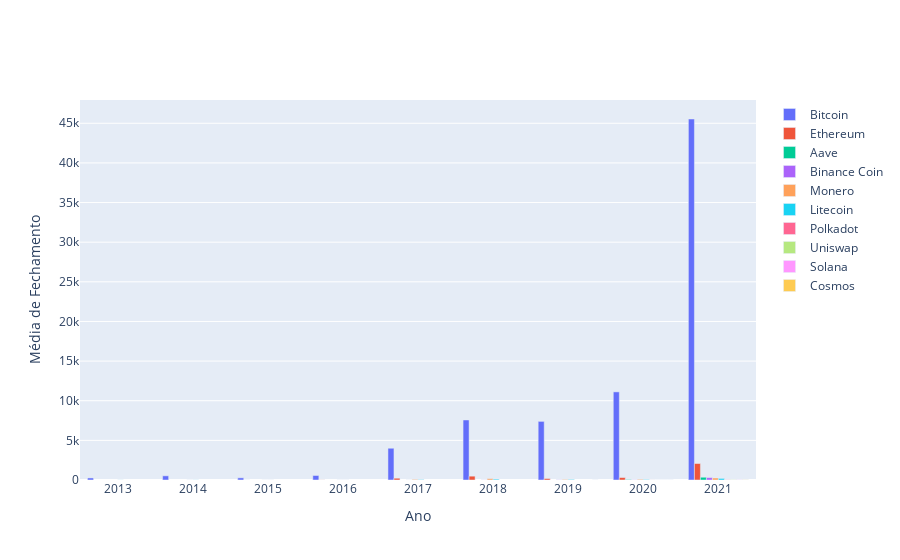

Notebook code cell kept with this figure:
### Code cell
# Converter a coluna 'Data' para o tipo datetime
criptocopy['Data'] = pd.to_datetime(criptocopy['Data'])

# Calcular o ano a partir da data
criptocopy['Ano'] = criptocopy['Data'].dt.year

# Calcular a média de fechamento para cada moeda por ano
media_fechamento = criptocopy.groupby(['Moeda', 'Ano'], sort=False)['Fechamento'].mean().reset_index()

# Ordenar o DataFrame pela coluna 'Fechamento' em ordem decrescente
media_fechamento = media_fechamento.sort_values(by='Fechamento', ascending=False)

# Criar o gráfico de barras
fig = go.Figure()

for moeda in media_fechamento['Moeda'].unique():
    data_moeda = media_fechamento[media_fechamento['Moeda'] == moeda]
    
    fig.add_trace(go.Bar(
        x=data_moeda['Ano'],
        y=data_moeda['Fechamento'],
        name=f'{moeda}'
    ))

# Definir os títulos dos eixos
fig.update_layout(
    xaxis_title='Ano',
    yaxis_title='Média de Fechamento'
)

# Exibir o gráfico
fig.show()

### Figure 1 — Plotly figure (JSON) as saved in the notebook; plotly's stock layout.template omitted (floating-point values rounded to 4 significant figures)
{"data": [{"name": "Bitcoin", "type": "bar", "x": [2021, 2020, 2018, 2019, 2017, 2016, 2014, 2015, 2013], "y": [45540.0, 11120.0, 7572.0, 7395.0, 4006.0, 568.5, 527.2, 272.5, 258.0]}, {"name": "Ethereum", "type": "bar", "x": [2021, 2018, 2020, 2017, 2019, 2016, 2015], "y": [2077.0, 483.5, 307.5, 223.9, 181.8, 9.778, 0.9302]}, {"name": "Aave", "type": "bar", "x": [2021, 2020], "y": [346.8, 61.66]}, {"name": "Binance Coin", "type": "bar", "x": [2021, 2020, 2019, 2018, 2017], "y": [298.4, 21.35, 20.09, 11.17, 1.979]}, {"name": "Monero", "type": "bar", "x": [2021, 2018, 2020, 2017, 2019, 2016, 2014, 2015], "y": [249.3, 168.0, 84.94, 75.9, 66.49, 3.688, 1.556, 0.4907]}, {"name": "Litecoin", "type": "bar", "x": [2021, 2018, 2019, 2020, 2017, 2014, 2013, 2016, 2015], "y": [197.3, 105.8, 69.67, 56.24, 50.03, 9.845, 6.676, 3.789, 2.695]}, {"name": "Polkadot", "type": "bar", "x": [2021, 2020], "y": [27.62, 4.822]}, {"name": "Uniswap", "type": "bar", "x": [2021, 2020], "y": [24.7, 3.508]}, {"name": "Solana", "type": "bar", "x": [2021, 2020], "y": [22.9, 1.7]}, {"name": "Cosmos", "type": "bar", "x": [2021, 2020, 2019], "y": [16.29, 4.126, 3.979]}], "layout": {"xaxis": {"title": {"text": "Ano"}}, "yaxis": {"title": {"text": "Média de Fechamento"}}}}
